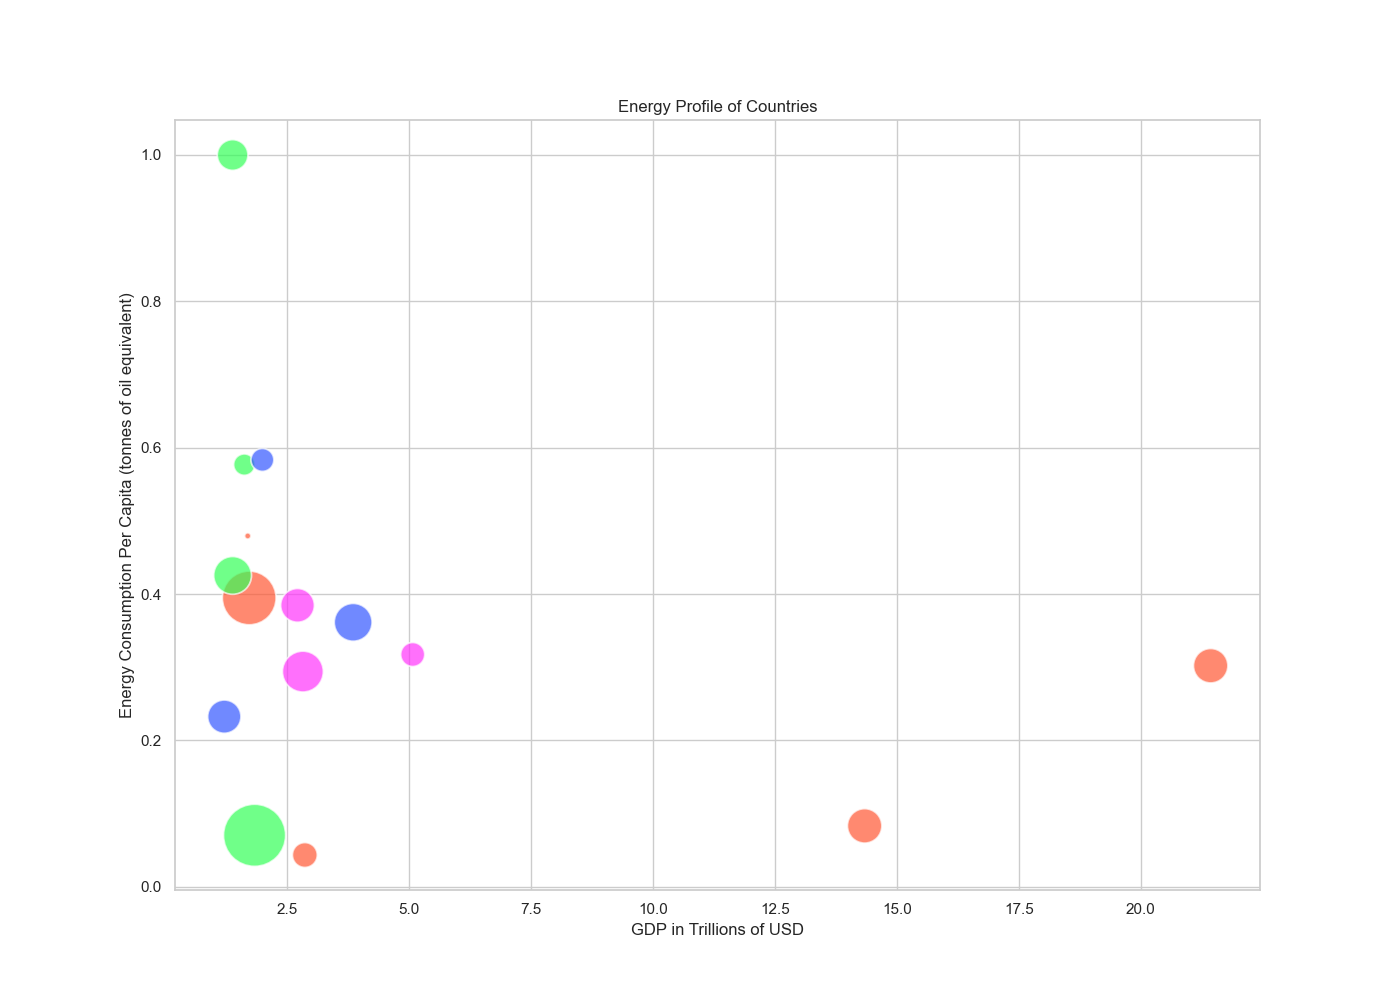

Here is the Python script that generated this plot:

import seaborn as sns
import matplotlib.pyplot as plt
import pandas as pd

data = pd.DataFrame({
    'Country': ['United States', 'China', 'Japan', 'Germany', 'India',
                'United Kingdom', 'France', 'Brazil', 'Canada', 'Russia',
                'Australia', 'South Korea', 'Italy', 'Mexico', 'Spain'],
    'GDP_Trillion': [21.43, 14.34, 5.08, 3.86, 2.87, 2.83, 2.72, 1.84, 1.73, 1.70, 1.39, 1.63, 2.00, 1.22, 1.39],
    'Renewable_Production': [2.5, 3.0, 0.5, 0.9, 0.8, 0.7, 0.6, 1.2, 0.9, 0.1, 0.5, 0.3, 0.4, 0.7, 0.6],
    'Total_Energy_Consumption': [100, 120, 40, 30, 60, 20, 25, 15, 15, 70, 25, 30, 35, 30, 20],
    'Population_Millions': [331, 1441, 126, 83, 1380, 68, 65, 213, 38, 146, 25, 52, 60, 129, 47]
})

# calculate per capita energy consumption
data['Energy_Per_Capita'] = data['Total_Energy_Consumption'] / data['Population_Millions']

# size for bubble
data['Renewable_Ratio'] = data['Renewable_Production'] / data['Total_Energy_Consumption']

# Set style
sns.set(style='whitegrid')

# Create the bubble chart
plt.figure(figsize=(14, 10))
bubble = sns.scatterplot(data=data, x='GDP_Trillion', y='Energy_Per_Capita',
                         size='Renewable_Ratio', hue='Renewable_Ratio',
                         palette=['#FF5733','#33FF57','#3357FF','#FF33FB'],
                         legend=False, alpha=0.7, sizes=(20, 2000))

# Adjust the labels and title
plt.xlabel('GDP in Trillions of USD')
plt.ylabel('Energy Consumption Per Capita (tonnes of oil equivalent)')
plt.title('Energy Profile of Countries')

# Show the plot
plt.show()
